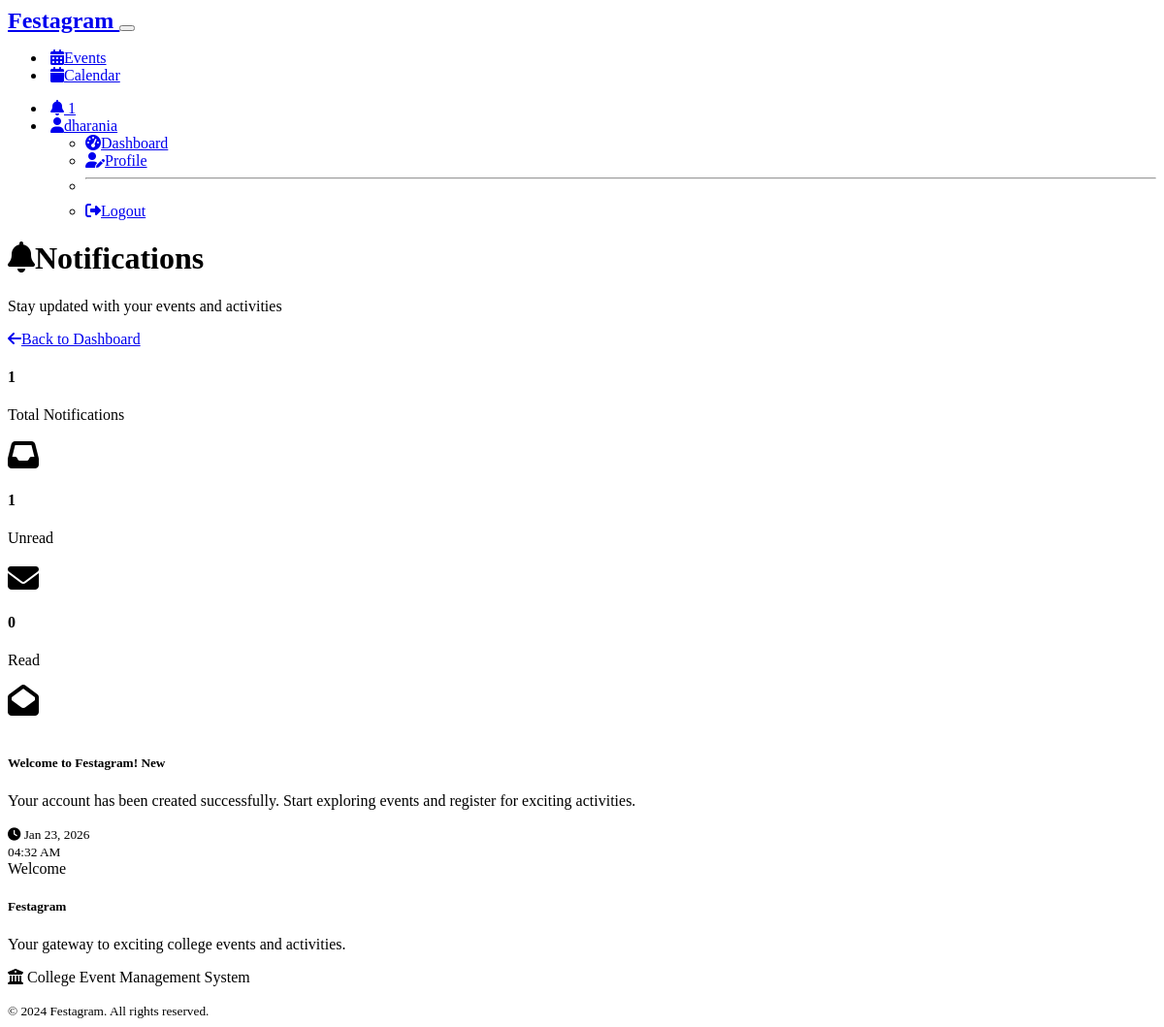
Screenshot of /notifications (signed in) with the database file from the repository.
### models.py (models this page shows, shortened)
class User(UserMixin, db.Model):
    id = db.Column(db.Integer, primary_key=True)
    username = db.Column(db.String(80), unique=True, nullable=False)
    email = db.Column(db.String(120), unique=True, nullable=False)
    password_hash = db.Column(db.String(256), nullable=False)
    first_name = db.Column(db.String(50), nullable=False)
    last_name = db.Column(db.String(50), nullable=False)
    student_id = db.Column(db.String(20), unique=True, nullable=True)
    phone = db.Column(db.String(15), nullable=True)
    role = db.Column(db.String(20), nullable=False, default='student')  # 'student', 'admin', or 'organizer'
    department = db.Column(db.String(100), nullable=True)
    year = db.Column(db.Integer, nullable=True)
    created_at = db.Column(db.DateTime, default=datetime.utcnow)
    is_active = db.Column(db.Boolean, default=True)
    registrations = db.relationship('EventRegistration', backref='user', lazy=True, cascade='all, delete-orphan')
    created_events = db.relationship('Event', foreign_keys='Event.created_by', backref='creator', lazy=True)
    notifications = db.relationship('Notification', backref='user', lazy=True, cascade='all, delete-orphan')
    def is_admin(self):
        return self.role == 'admin'
    def is_organizer(self):
        return self.role == 'organizer'

class Notification(db.Model):
    id = db.Column(db.Integer, primary_key=True)
    user_id = db.Column(db.Integer, db.ForeignKey('user.id'), nullable=False)
    title = db.Column(db.String(200), nullable=False)
    message = db.Column(db.Text, nullable=False)
    type = db.Column(db.String(50), nullable=False)  # 'event_update', 'registration_confirmed', 'waitlist_promoted', etc.
    is_read = db.Column(db.Boolean, default=False)
    created_at = db.Column(db.DateTime, default=datetime.utcnow)
    related_event_id = db.Column(db.Integer, db.ForeignKey('event.id'), nullable=True)
    related_event = db.relationship('Event', backref='notifications')

### routes.py (the view)
@app.route('/notifications')
@login_required
def notifications():
    page = request.args.get('page', 1, type=int)
    notifications = Notification.query.filter_by(
        user_id=current_user.id
    ).order_by(Notification.created_at.desc()).paginate(
        page=page, per_page=20, error_out=False
    )
    unread_notifications = Notification.query.filter_by(
        user_id=current_user.id,
        is_read=False
    ).all()
    for notification in unread_notifications:
        notification.is_read = True
    db.session.commit()
    return render_template('notifications.html', notifications=notifications)

### routes.py (called while the page is built)
@login_manager.user_loader
def load_user(user_id):
    return User.query.get(int(user_id))

@app.context_processor
def inject_notifications():
    if current_user.is_authenticated:
        unread_count = Notification.query.filter_by(
            user_id=current_user.id,
            is_read=False
        ).count()
        return dict(unread_notifications_count=unread_count)
    return dict(unread_notifications_count=0)

@app.context_processor
def inject_utility_functions():
    return dict(
        get_category_color=get_category_color,
        get_category_icon=get_category_icon
    )

### templates/notifications.html (shortened to what this page needs)
{% extends "base.html" %}
{% block content %}
<div class="container mt-4">
    <div class="row mb-4">
        <div class="col-12">
            <div class="d-flex justify-content-between align-items-center">
                <div>
                    <h1 class="display-6">
                        <i class="fas fa-bell me-2"></i>Notifications
                    </h1>
                    <p class="lead text-muted">Stay updated with your events and activities</p>
                </div>
                <div class="btn-group" role="group">
                    <a href="{{ url_for('student_dashboard') if not current_user.is_admin() else url_for('admin_dashboard') }}" class="btn btn-outline-secondary">
                        <i class="fas fa-arrow-left me-1"></i>Back to Dashboard
                    </a>
                </div>
            </div>
        </div>
    </div>
    <div class="row mb-4">
        <div class="col-md-4 mb-3">
            <div class="card bg-primary text-white">
                <div class="card-body">
                    <div class="d-flex justify-content-between">
                        <div>
                            <h4 class="card-title">{{ notifications.total }}</h4>
                            <p class="card-text">Total Notifications</p>
                        </div>
                        <div class="align-self-center">
                            <i class="fas fa-inbox fa-2x"></i>
                        </div>
                    </div>
                </div>
            </div>
        </div>
        <div class="col-md-4 mb-3">
            <div class="card bg-warning text-dark">
                <div class="card-body">
                    <div class="d-flex justify-content-between">
                        <div>
                            <h4 class="card-title">{{ notifications.items | selectattr('is_read', 'equalto', false) | list | length }}</h4>
                            <p class="card-text">Unread</p>
                        </div>
                        <div class="align-self-center">
                            <i class="fas fa-envelope fa-2x"></i>
                        </div>
                    </div>
                </div>
            </div>
        </div>
        <div class="col-md-4 mb-3">
            <div class="card bg-success text-white">
                <div class="card-body">
                    <div class="d-flex justify-content-between">
                        <div>
                            <h4 class="card-title">{{ notifications.items | selectattr('is_read', 'equalto', true) | list | length }}</h4>
                            <p class="card-text">Read</p>
                        </div>
                        <div class="align-self-center">
                            <i class="fas fa-envelope-open fa-2x"></i>
                        </div>
                    </div>
                </div>
            </div>
        </div>
    </div>
    {% if notifications.items %}
    <div class="row">
        <div class="col-12">
            {% for notification in notifications.items %}
            <div class="card mb-3 {{ 'border-primary' if not notification.is_read else '' }}">
                <div class="card-body">
                    <div class="row">
                        <div class="col-md-1 text-center">
                        </div>
                        <div class="col-md-11">
                            <div class="d-flex justify-content-between align-items-start">
                                <div class="flex-grow-1">
                                    <h5 class="card-title d-flex align-items-center">
                                        {{ notification.title }}
                                        {% if not notification.is_read %}
                                        <span class="badge bg-primary ms-2">New</span>
                                        {% endif %}
                                    </h5>
                                    <p class="card-text">{{ notification.message }}</p>
                                </div>
                                <div class="text-end">
                                    <small class="text-muted">
                                        <i class="fas fa-clock me-1"></i>
                                        {{ notification.created_at.strftime('%b %d, %Y') }}<br>
                                        {{ notification.created_at.strftime('%I:%M %p') }}
                                    </small>
                                </div>
                            </div>
                        </div>
                    </div>
                </div>
                <div class="card-footer bg-transparent">
                    <div class="d-flex justify-content-between align-items-center">
                        <div>
                            <span class="badge bg-{{
                                'success' if notification.type == 'registration_confirmed' or notification.type == 'waitlist_promoted' or notification.type == 'welcome'
                                else 'warning' if notification.type == 'waitlist_added' or notification.type == 'event_reminder'
                                else 'danger' if notification.type == 'event_cancelled'
                                else 'info' if notification.type == 'event_update'
                                else 'secondary'
                            }}">
                                {{ notification.type.replace('_', ' ').title() }}
                            </span>
                        </div>
                    </div>
                </div>
            </div>
            {% endfor %}
        </div>
    </div>
    {% endif %}
</div>
{% endblock %}

### templates/base.html (shortened to what this page needs)
<!DOCTYPE html>
<html lang="en" data-bs-theme="dark">
<head>
    <link href="https://cdn.replit.com/agent/bootstrap-agent-dark-theme.min.css" rel="stylesheet">
    <link rel="stylesheet" href="https://cdnjs.cloudflare.com/ajax/libs/font-awesome/6.4.0/css/all.min.css">
    <link rel="stylesheet" href="{{ url_for('static', filename='css/style.css') }}">
</head>
<body>
    <nav class="navbar navbar-expand-lg bg-white">
        <div class="container">
            <a class="navbar-brand fw-bold" href="{{ url_for('index') }}">
                Festagram
            </a>
            <button class="navbar-toggler" type="button" data-bs-toggle="collapse" data-bs-target="#navbarNav">
            </button>
            <div class="collapse navbar-collapse" id="navbarNav">
                <ul class="navbar-nav me-auto">
                    <li class="nav-item">
                        <a class="nav-link" href="{{ url_for('events') }}">
                            <i class="fas fa-calendar-alt me-1"></i>Events
                        </a>
                    </li>
                    <li class="nav-item">
                        <a class="nav-link" href="{{ url_for('calendar') }}">
                            <i class="fas fa-calendar me-1"></i>Calendar
                        </a>
                    </li>
                </ul>
                <ul class="navbar-nav">
                    {% if current_user.is_authenticated %}
                    <li class="nav-item dropdown">
                        <a class="nav-link position-relative" href="{{ url_for('notifications') }}">
                            <i class="fas fa-bell"></i>
                            {% if unread_notifications_count > 0 %}
                            <span class="position-absolute top-0 start-100 translate-middle badge rounded-pill bg-danger">
                                {{ unread_notifications_count }}
                            </span>
                            {% endif %}
                        </a>
                    </li>
                    <li class="nav-item dropdown">
                        <a class="nav-link dropdown-toggle" href="#" role="button" data-bs-toggle="dropdown">
                            <i class="fas fa-user me-1"></i>{{ current_user.first_name }}
                        </a>
                        <ul class="dropdown-menu">
                            <li>
                                <a class="dropdown-item" href="{% if current_user.is_admin() %}{{ url_for('admin_dashboard') }}{% elif current_user.is_organizer() %}{{ url_for('organizer_dashboard') }}{% else %}{{ url_for('student_dashboard') }}{% endif %}">
                                    <i class="fas fa-tachometer-alt me-2"></i>Dashboard
                                </a>
                            </li>
                            <li><a class="dropdown-item" href="{{ url_for('profile') }}">
                                <i class="fas fa-user-edit me-2"></i>Profile
                            </a></li>
                            <li><hr class="dropdown-divider"></li>
                            <li><a class="dropdown-item" href="{{ url_for('logout') }}">
                                <i class="fas fa-sign-out-alt me-2"></i>Logout
                            </a></li>
                        </ul>
                    </li>
                    {% endif %}
                </ul>
            </div>
        </div>
    </nav>
    <main>
        {% block content %}{% endblock %}
    </main>
    <footer class="bg-body-tertiary mt-5 py-4">
        <div class="container">
            <div class="row">
                <div class="col-md-6">
                    <h5>Festagram</h5>
                    <p class="text-muted">Your gateway to exciting college events and activities.</p>
                </div>
                <div class="col-md-6 text-md-end">
                    <p class="text-muted mb-0">
                        <i class="fas fa-university me-1"></i>
                        College Event Management System
                    </p>
                    <small class="text-muted">
                        © 2024 Festagram. All rights reserved.
                    </small>
                </div>
            </div>
        </div>
    </footer>
</body>
</html>

### static/css/style.css (style rules this page uses)
.btn { font-weight: 500; border-radius: 0.5rem; transition: all 0.15s ease-in-out; }
.btn-group .btn { transform: none; }
.navbar-brand { font-weight: 700; font-size: 1.5rem; }
.navbar-nav .nav-link { font-weight: 500; border-radius: 0.375rem; margin: 0 0.25rem; transition: background-color 0.15s ease-in-out; }
.card { transition: box-shadow 0.15s ease-in-out; }

### rows the page displays
User: first_name "dharania"
Notification: title "Welcome to Festagram!", is_read "New", message "Your account has been created successfully. Start exploring events and register for exciting activities.", created_at "Jan 23, 2026", created_at "04:32 AM", type.replace "Welcome"

### other values shown
{{ unread_notifications_count }} "1"
{{ notifications.total }} "1"
